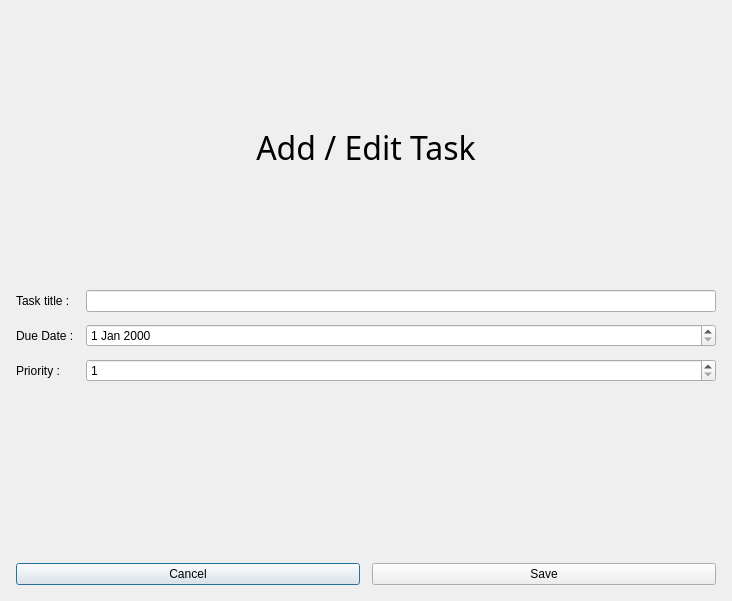
<?xml version="1.0" encoding="UTF-8"?>
<ui version="4.0">
 <class>AddTaskDialog</class>
 <widget class="QDialog" name="AddTaskDialog">
  <property name="geometry">
   <rect>
    <x>0</x>
    <y>0</y>
    <width>732</width>
    <height>601</height>
   </rect>
  </property>
  <property name="windowTitle">
   <string>Dialog</string>
  </property>
  <property name="styleSheet">
   <string notr="true"/>
  </property>
  <layout class="QVBoxLayout" name="verticalLayout">
   <property name="spacing">
    <number>12</number>
   </property>
   <property name="leftMargin">
    <number>16</number>
   </property>
   <property name="topMargin">
    <number>16</number>
   </property>
   <property name="rightMargin">
    <number>16</number>
   </property>
   <property name="bottomMargin">
    <number>16</number>
   </property>
   <item>
    <widget class="QLabel" name="title">
     <property name="font">
      <font>
       <family>Ink Free</family>
       <pointsize>24</pointsize>
      </font>
     </property>
     <property name="layoutDirection">
      <enum>Qt::LayoutDirection::LeftToRight</enum>
     </property>
     <property name="text">
      <string>Add / Edit Task</string>
     </property>
     <property name="alignment">
      <set>Qt::AlignmentFlag::AlignCenter</set>
     </property>
    </widget>
   </item>
   <item>
    <layout class="QFormLayout" name="formLayout">
     <item row="0" column="0">
      <widget class="QLabel" name="label_2">
       <property name="text">
        <string>Task title :</string>
       </property>
      </widget>
     </item>
     <item row="1" column="0">
      <widget class="QLabel" name="label_3">
       <property name="text">
        <string>Due Date :</string>
       </property>
      </widget>
     </item>
     <item row="2" column="0">
      <widget class="QLabel" name="label_4">
       <property name="text">
        <string>Priority :</string>
       </property>
      </widget>
     </item>
     <item row="0" column="1">
      <widget class="QLineEdit" name="titleEdit"/>
     </item>
     <item row="1" column="1">
      <widget class="QDateEdit" name="dueDateEdit"/>
     </item>
     <item row="2" column="1">
      <widget class="QSpinBox" name="prioritySpin">
       <property name="minimum">
        <number>1</number>
       </property>
       <property name="maximum">
        <number>5</number>
       </property>
      </widget>
     </item>
    </layout>
   </item>
   <item>
    <layout class="QHBoxLayout" name="horizontalLayout">
     <item>
      <widget class="QPushButton" name="cancelButton">
       <property name="text">
        <string>Cancel</string>
       </property>
      </widget>
     </item>
     <item>
      <widget class="QPushButton" name="saveButton">
       <property name="text">
        <string>Save</string>
       </property>
      </widget>
     </item>
    </layout>
   </item>
  </layout>
 </widget>
 <resources/>
 <connections/>
</ui>
